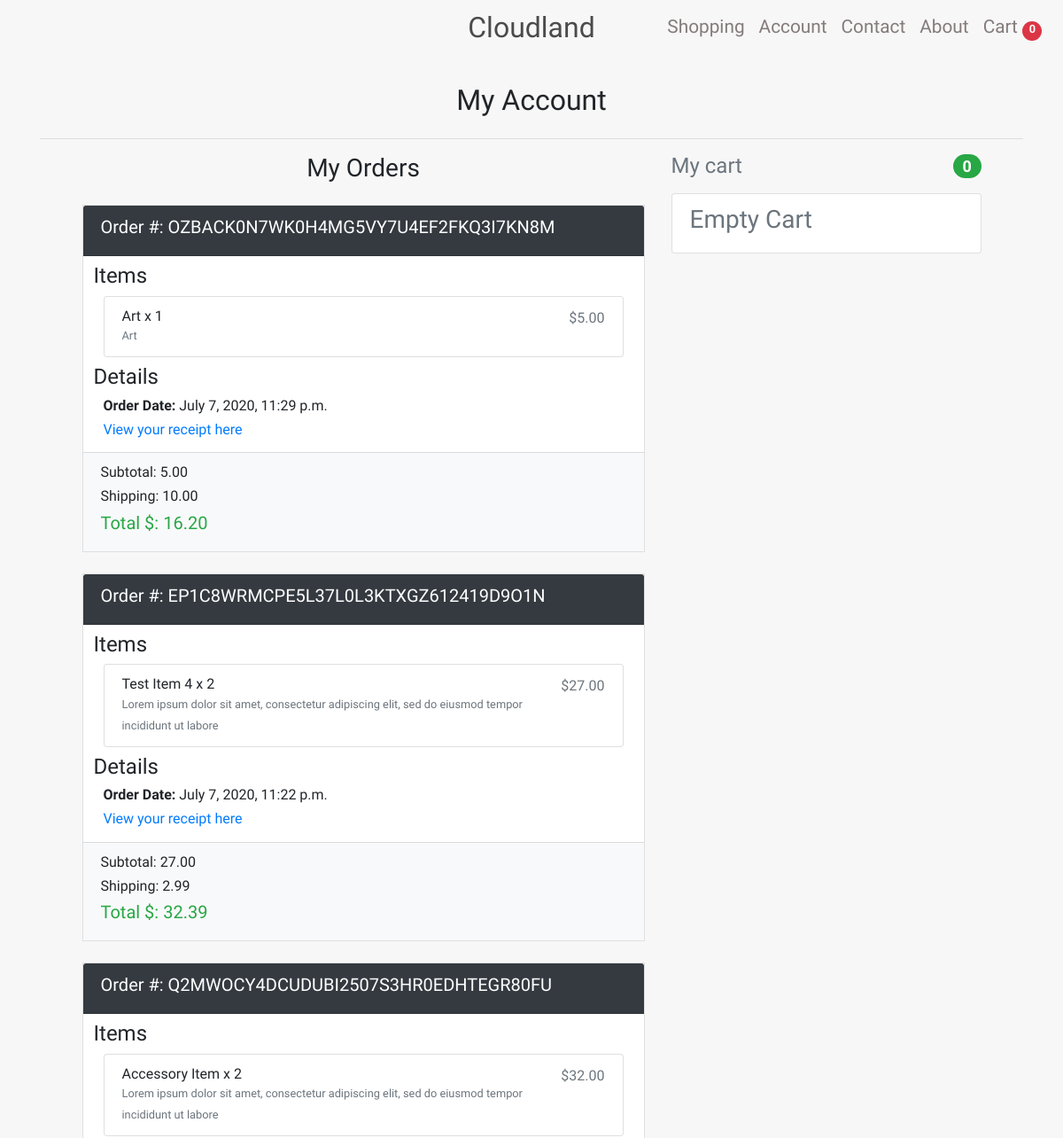
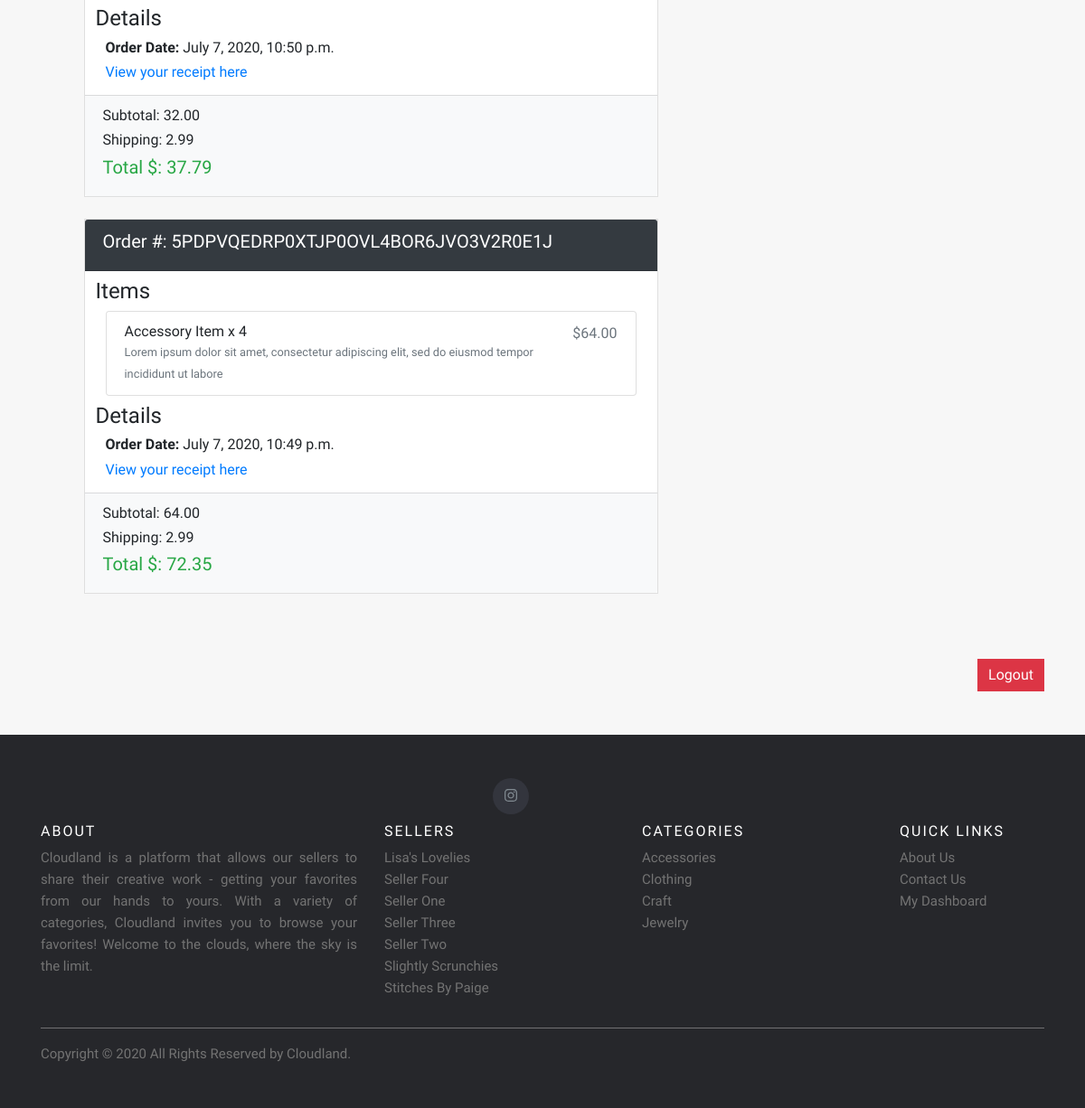
Page /accounts/dashboard/ (signed in) on the committed database (2 pictures, top to bottom).
### orders/models.py (models this page shows, shortened)
class Order(models.Model):
    order_id = models.CharField(max_length=120, default='ABC', unique=True)
    cart = models.ForeignKey(Cart, on_delete=models.CASCADE)
    status = models.CharField(max_length=120, choices=STATUS_CHOICES, default='Started')
    user = models.ForeignKey(settings.AUTH_USER_MODEL, blank=True, null=True, on_delete=models.CASCADE)
    shipping_address = models.ForeignKey(UserAddress, on_delete=models.CASCADE, blank=True, null=True)
    billing_address = models.ForeignKey(UserBillingAddress, on_delete=models.CASCADE, blank=True, null=True)
    sub_total = models.DecimalField(default=0.00, max_digits=5, decimal_places=2)
    shipping = models.DecimalField(default=0.00, max_digits=5, decimal_places=2)
    order_tax = models.DecimalField(default=0.00, max_digits=5, decimal_places=2)
    order_total = models.DecimalField(default=0.00, max_digits=5, decimal_places=2)
    order_receipt_link = models.CharField(max_length=240, null=True, blank=True)
    timestamp_created = models.DateTimeField(auto_now_add=True, auto_now=False)
    timestamp_completed = models.DateTimeField(auto_now_add=False, auto_now=True)

### carts/models.py (models this page shows, shortened)
class CartItem(models.Model):
    cart = models.ForeignKey('Cart', on_delete=models.CASCADE)
    product = models.ForeignKey(Product, on_delete=models.CASCADE)
    quantity = models.IntegerField(default=0)
    line_total = models.DecimalField(default=0.00, max_digits=5, decimal_places=2)

### store/models.py (models this page shows, shortened)
class Product(models.Model):
    product_id = models.AutoField(primary_key=True)
    product_name = models.CharField(max_length=30, help_text="Limit 30 characters")
    seller = models.ForeignKey(Seller, on_delete=models.CASCADE, null=True, blank=True)
    category = models.ManyToManyField(Category, help_text="Hold down “Control”, or “Command” on a Mac, to select more than one.")
    price = models.DecimalField(max_digits=6, decimal_places=2)
    shipping_cost = models.DecimalField(max_digits=6, decimal_places=2)
    description_short = models.TextField(max_length=100, default="", help_text="Limit 100 characters: Brief discription of the item")
    description_full = models.TextField(max_length=1000, default="", help_text="Your full item description when item details are viewed")
    product_image = models.ImageField(upload_to='product_images', help_text="There are no image size restrictions, but sqaure images will always render without any cropping.")
    date_listed = models.DateTimeField(auto_now_add=True)
    quantity = models.PositiveIntegerField(help_text="Quantity available - Default 1", default=1)
    total_purchases = models.PositiveIntegerField(default=0)

class Seller(models.Model):
    user = models.OneToOneField(User, on_delete=models.CASCADE, null=True)
    profile_picture = models.ImageField(upload_to='seller_profiles', help_text="Upload your profile picture for our about page", blank=True, null=True)
    bio_description = models.TextField(max_length=500, default="", help_text="Brief bio describing who you are and what you do")
    seller_full_name = models.CharField(max_length=50)
    seller_listing_name = models.CharField(max_length=50)
    email = models.EmailField(max_length=50)
    date_added = models.DateField(auto_now_add=True)
    slug = models.SlugField(null=True, unique=True)
    is_active = models.BooleanField(default=True)

class Category(models.Model):
    name = models.CharField(max_length=30)
    slug = models.SlugField(null=False, unique=True)
    class Meta:
        verbose_name_plural = "Categories"

### accounts/views.py (the view)
# urls.py: path('dashboard/', views.dashboard, name='accounts-dashboard'),
@login_required
def dashboard(request):
    try:
        cartID = request.session['cart_id']
        cart = Cart.objects.get(id=cartID)
    except:
        cartID = None
    if cartID != None:
        cart = Cart.objects.get(id=cartID)
        args = {
            'cart': cart,
        }
        return render(request, 'accounts/dashboard.html', args)
    else:
        return render(request, 'accounts/dashboard.html')

### store/context_processors.py (called while the page is built)
def add_variables_to_context(request):
    return {
        'sellers': sellers,
        'categories': categories,
    }

### accounts/templates/accounts/dashboard.html (shortened to what this page needs)
{% extends "store/base.html" %}
{% load static %}
{% block styles %}
<link href="{% static 'accounts/css/dashboard-styles.css' %}" rel="stylesheet"> {% endblock styles %}
{% block content %}
<div class="container" style="min-height: 100vh;">
    <div class="my-4 text-center">
        <h2>My Account</h2>
    </div>
    <hr>
    <div class="row justify-content-center">
        <div class="col-md-4 order-md-2 mb-4">
            <h4 class="d-flex justify-content-between align-items-center mb-3">
                <span class="text-muted">My cart</span>
                <span class="badge badge-success badge-pill">{{cart.cartitem_set.all|length}}</span>
            </h4>
            <ul class="list-group mb-3 rounded-0">
                {% if cart.cartitem_set.all|length != 0 %} {% for item in cart.cartitem_set.all %}
                <li class="list-group-item d-flex justify-content-between lh-condensed">
                    <div>
                        <h6 class="my-0">{{ item.product.product_name }} x {{ item.quantity }}</h6>
                        <small class="text-muted">{{ item.product.description_short }}</small>
                    </div>
                    <span class="text-muted">${{ item.line_total }}</span>
                </li>
                {% endfor %}
                <div id="totals">
                    <li class="list-group-item">
                        <div class="d-flex justify-content-between">
                            <span>Subtotal</span>
                            <h6 class="mt-1"><b>$ {{ cart.sub_total }}</b></h6>
                        </div>
                        <div class="d-flex justify-content-between">
                            <span>Shipping</span>
                            <h6 class="mt-1"><b>$ {{ cart.shipping }}</b></h6>
                        </div>
                        <hr>
                        <div class="d-flex justify-content-between text-success">
                            <span>Total (USD)</span>
                            <h4><b>$ {{ cart.grand_total }}</b></h4>
                        </div>
                    </li>
                </div>
                {% else %}
                <li class="list-group-item d-flex justify-content-between lh-condensed">
                    <h3 class="text-muted">Empty Cart</h3>
                </li>
                {% endif%}
            </ul>
        </div>
        <div class="col-md-7 order-md-1">
            <h3 class="text-center">My Orders</h3>
            {% if user.order_set.all|length != 0 %}
            {% for order in user.order_set.all reversed %}
            {% if order.status == 'Complete' %}
            <div class="card rounded-0 my-4">
                <div class="card-header bg-dark text-white">
                    <h5>Order #: {{ order.order_id }}</h5>
                </div>
                <div class="card-body p-2">
                    <h4 class="ml-1">Items</h4>
                    <div class="col-12">
                        {% for item in order.cart.cartitem_set.all %}
                        <li class="list-group-item d-flex justify-content-between lh-condensed">
                            <div>
                                <h6 class="my-0">{{ item.product.product_name }} x {{ item.quantity }}</h6>
                                <small class="text-muted">{{ item.product.description_short }}</small>
                            </div>
                            <span class="text-muted">${{ item.line_total }}</span>
                        </li>
                        {% endfor %}
                    </div>
                    <h4 class="ml-1 mt-2">Details</h4>
                    <div class="col-12">
                        <h6><b>Order Date:</b> {{ order.timestamp_completed }}</h6>
                        <h6><a href="{{ order.order_receipt_link }}" target="_blank">View your receipt here</a></h6>
                    </div>
                </div>
                <div class="card-footer bg-light">
                    <h6>Subtotal: {{ order.sub_total }}</h6>
                    <h6>Shipping: {{ order.shipping }}</h6>
                    <h5 class="text-success">Total $: {{ order.order_total }}</h5>
                </div>
            </div>
            {% endif %}
            {% endfor %}
            {% else %}
            <h3 class="text-center mt-4 mx-5">Oops, you haven't made any orders yet. When you do, you'll be able to see them here!</h3>
            {% endif %}
        </div>
    </div>
    <div class="text-right">
        <a href="{% url 'accounts-logout' %}" class="btn btn-danger mt-5 rounded-0">Logout</a>
    </div>
</div>
{% endblock content %}

### store/templates/store/base.html (shortened to what this page needs)
{% load static %}
<!DOCTYPE html>
<html lang="en">
<head>
    <link href="{% static 'store/vendor/bootstrap/css/bootstrap.min.css' %}" rel="stylesheet">
    <link href="{% static 'store/css/base-styles.css' %}" rel="stylesheet">
    <link rel="stylesheet" href="https://cdnjs.cloudflare.com/ajax/libs/font-awesome/4.7.0/css/font-awesome.min.css">
    <link href="http://maxcdn.bootstrapcdn.com/bootstrap/4.1.1/css/bootstrap.min.css" rel="stylesheet" id="bootstrap-css">
    {% block styles %}{% endblock styles %}
</head>
<body>
    <nav class="navbar navbar-expand-lg sticky-top pl-3">
        <a class="navbar-brand" href="{% url 'store-products-page-all-home' %} ">
            Cloudland
        </a>
        <div class="collapse navbar-collapse" id="navbarResponsive" data-parent="#nav-collapse-icon">
            <ul class="navbar-nav ml-auto">
                {% if user.groups.all.0.name == 'Seller' %}
                <li class="nav-item">
                    <a class="nav-link " href="{% url 'seller-dashboard' %}">Dashboard</a>
                </li>
                <li class="nav-item">
                    <a class="nav-link " href="{% url 'store-products-page-all' %}">Shopping</a>
                </li>
                <li class="nav-item">
                    <a class="nav-link" href="{% url 'about' %}">About</a>
                </li>
                {% else %}
                <li class="nav-item">
                    <a class="nav-link " href="{% url 'store-products-page-all' %}">Shopping</a>
                </li>
                <li class="nav-item">
                    <a class="nav-link " href="{% url 'accounts-dashboard' %}">Account</a>
                </li>
                <li class="nav-item">
                    <a class="nav-link " href="{% url 'store-contact' %} ">Contact</a>
                </li>
                <li class="nav-item">
                    <a class="nav-link" href="{% url 'about' %}">About</a>
                </li>
                {% endif %}
            </ul>
        </div>
        {% if user.groups.all.0.name != 'Seller' %}
        <ul class="navbar-nav">
            <li class="">
                <a class="nav-link" href="{% url 'store-cart' %} ">
                    Cart
                    {% if request.session.cart_items_total %}
                    <span class="badge badge-pill badge-danger my-auto" id="cart-badge">{{ request.session.cart_items_total }}</span>
                    {% else %}
                    <span class="badge badge-pill badge-danger my-auto" id="cart-badge">0</span> {% endif %}
                </a>
            </li>
        </ul>
        {% endif %}
    </nav>
    <div id="top">
        {% block content %} {% endblock content %}
    </div>
</body>
<footer class="site-footer py-5 mt-5">
    <div class="container">
        <div class="col-md-6 justify-content-center">
            <ul class="social-icons">
                <li>
                    <a href="#" class="instagram"><i class="fab fa-instagram"></i></a>
                </li>
            </ul>
        </div>
        <div class="row">
            <div class="col-md-4 col-sm-12">
                <h6>About</h6>
                <p class="text-justify">
                    Cloudland is a platform that allows our sellers to share their creative work - getting your favorites from our hands to yours. With a variety of categories, Cloudland invites you to browse your favorites! Welcome to the clouds, where the sky is the limit.
                </p>
            </div>
            <div class="col-md-3 col-sm-4 col-4">
                <h6>Sellers</h6>
                <ul class="footer-links">
                    {% for seller in sellers %}
                    <li>
                        <a id="{{ seller.slug }}" href="{% url 'store-products-page-filter-category' seller.slug %}">{{ seller.seller_listing_name }}</a>
                    </li>
                    {% endfor %}
                </ul>
            </div>
            <div class="col-md-3 col-sm-4 col-4">
                <h6>Categories</h6>
                <ul class="footer-links">
                    {% for category in categories %}
                    <li>
                        <a id="{{ category.slug }}" href="{% url 'store-products-page-filter-category' category.slug %}">{{ category.name }}</a>
                    </li>
                    {% endfor %}
                </ul>
            </div>
            <div class="col-md-2 col-sm-4 col-4">
                <h6>Quick Links</h6>
                <ul class="footer-links">
                    <li><a href="{% url 'about' %}">About Us</a></li>
                    <li><a href="{% url 'store-contact' %}">Contact Us</a></li>
                    {% if user.groups.all.0.name == 'Seller' %}
                    <li><a href="{% url 'seller-dashboard' %}">My Dashboard</a></li>
                    {% else %}
                    <li><a href="{% url 'accounts-dashboard' %}">My Dashboard</a></li>
                    {% endif %}
                </ul>
            </div>
        </div>
        <hr>
    </div>
    <div class="container">
        <div class="row">
            <div class="col-md-8 col-sm-6 col-xs-12">
                <p class="copyright-text">Copyright &copy; 2020 All Rights Reserved by Cloudland.</p>
            </div>
        </div>
    </div>
</footer>
</html>

### store/static/store/css/base-styles.css (style rules this page uses)
* { transition: all .2s ease-in-out; }
body { font-family: 'Darker Grotesque' !important; height: 100vh; background-color: rgb(247, 247, 247) !important; }
.btn { border: none !important; outline: none !important; background-color: #000; color: #FFF; padding: 5px 10px; border-radius: 0; }
.navbar { background-color: rgb(247, 247, 247) !important; color: #000 !important; min-height: 70px !important; padding-top: 0 !important; }
.navbar a:not(.navbar-brand) { color: rgb(133, 123, 123) !important; font-size: 1.3rem !important; }
.navbar a span { font-size: 0.8rem !important; padding-bottom: 0.5em; width: 22px; height: 22px; }
.navbar .navbar-brand { position: absolute; transform: translateX(-50%); left: 50%; font-family: 'Acme', sans-serif; font-size: 2em; }
.navbar-brand { color: rgb(75, 75, 75) !important; }
.card { border-radius: 0; }
.card-body { margin: 0 !important; padding: 0 !important; margin-top: -1.2em; }
.card-body a { padding: inherit 0 !important; margin: inherit 0 !important; }
.site-footer { background-color: #26272b; padding: 45px 0 20px; font-size: 15px; line-height: 24px; color: #737373; }
.site-footer hr { border-top-color: #bbb; opacity: 0.5 }
.site-footer h6 { color: #fff; font-size: 16px; text-transform: uppercase; margin-top: 5px; letter-spacing: 2px }
.site-footer a { color: #737373; }
.footer-links { padding-left: 0; list-style: none }
.footer-links li { display: block }
.footer-links a { color: #737373 }
.site-footer .social-icons { text-align: right }
.site-footer .social-icons a { width: 40px; height: 40px; line-height: 40px; margin-left: 6px; margin-right: 0; border-radius: 100%; background-color: #33353d }
.copyright-text { margin: 0 }
.social-icons { padding-left: 0; margin-bottom: 0; list-style: none }
.social-icons li { display: inline-block; margin-bottom: 4px }
.social-icons a { background-color: #eceeef; color: #818a91; font-size: 16px; display: inline-block; line-height: 44px; width: 44px; height: 44px; text-align: center; margin-right: 8px; border-radius: 100%; -webkit-transition: all .2s linear; -o-transition: all .2s linear; transition: all .2s linear }

### rows in the picture
Order: order_id "OZBACK0N7WK0H4MG5VY7U4EF2FKQ3I7KN8M", timestamp_completed "July 7, 2020, 11:29 p.m.", sub_total "5.00", shipping "10.00", order_total "16.20"
CartItem: product.product_name "Art", quantity "1", product.description_short "Art", line_total "5.00"
Order: order_id "EP1C8WRMCPE5L37L0L3KTXGZ612419D9O1N", timestamp_completed "July 7, 2020, 11:22 p.m.", sub_total "27.00", shipping "2.99", order_total "32.39"
CartItem: product.product_name "Test Item 4", quantity "2", product.description_short "Lorem ipsum dolor sit amet, consectetur adipiscing elit, sed do eiusmod tempor incididunt ut labore", line_total "27.00"
Order: order_id "Q2MWOCY4DCUDUBI2507S3HR0EDHTEGR80FU", timestamp_completed "July 7, 2020, 10:50 p.m.", sub_total "32.00", shipping "2.99", order_total "37.79"
CartItem: product.product_name "Accessory Item", quantity "2", product.description_short "Lorem ipsum dolor sit amet, consectetur adipiscing elit, sed do eiusmod tempor incididunt ut labore", line_total "32.00"
Order: order_id "5PDPVQEDRP0XTJP0OVL4BOR6JVO3V2R0E1J", timestamp_completed "July 7, 2020, 10:49 p.m.", sub_total "64.00", shipping "2.99", order_total "72.35"
CartItem: product.product_name "Accessory Item", quantity "4", product.description_short "Lorem ipsum dolor sit amet, consectetur adipiscing elit, sed do eiusmod tempor incididunt ut labore", line_total "64.00"
Seller: seller_listing_name "Lisa's Lovelies"
Seller: seller_listing_name "Seller Four"
Seller: seller_listing_name "Seller One"
Seller: seller_listing_name "Seller Three"
Seller: seller_listing_name "Seller Two"
Seller: seller_listing_name "Slightly Scrunchies"
Seller: seller_listing_name "Stitches By Paige"
Category: name "Accessories"
Category: name "Clothing"
Category: name "Craft"
Category: name "Jewelry"

### other values in the picture
{{ cart.cartitem_set.all|length }} "0"
